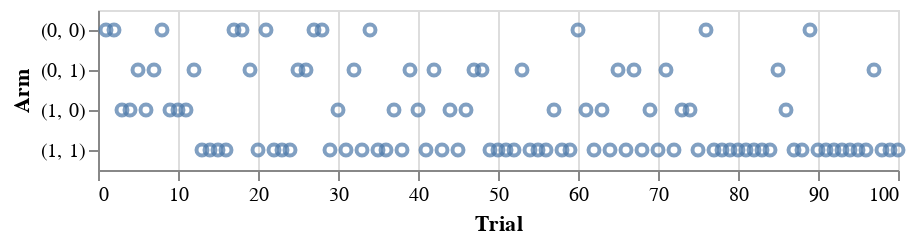

The code cell stored with this chart in its notebook:
### Code cell
import altair as alt
import pandas as pd

points = []
for i, arm in enumerate(arms, 1):
    if arm == (0, 0):
        points.append((i, "(0, 0)"))
    elif arm == (0, 1):
        points.append((i, "(0, 1)"))
    elif arm == (1, 0):
        points.append((i, "(1, 0)"))
    elif arm == (1, 1):
        points.append((i, "(1, 1)"))

df = pd.DataFrame(points, columns=('Trial', 'Arm'))
alt.Chart(df).mark_point().encode(
    x='Trial:Q',
    y='Arm:O'
)

### Figure 1 — Vega-Lite specification as saved in the notebook (floating-point values rounded to 4 significant figures)
{"config": {"view": {"continuousWidth": 400, "continuousHeight": 300}}, "data": {"name": "data-78fd4ac1ade3bbd236ba97abfd5ad3e0"}, "mark": "point", "encoding": {"x": {"field": "Trial", "type": "quantitative"}, "y": {"field": "Arm", "type": "ordinal"}}, "$schema": "https://vega.github.io/schema/vega-lite/v4.17.0.json", "datasets": {"data-78fd4ac1ade3bbd236ba97abfd5ad3e0": [{"Trial": 1, "Arm": "(0, 0)"}, {"Trial": 2, "Arm": "(0, 0)"}, {"Trial": 3, "Arm": "(1, 0)"}, {"Trial": 4, "Arm": "(1, 0)"}, {"Trial": 5, "Arm": "(0, 1)"}, {"Trial": 6, "Arm": "(1, 0)"}, {"Trial": 7, "Arm": "(0, 1)"}, {"Trial": 8, "Arm": "(0, 0)"}, {"Trial": 9, "Arm": "(1, 0)"}, {"Trial": 10, "Arm": "(1, 0)"}, {"Trial": 11, "Arm": "(1, 0)"}, {"Trial": 12, "Arm": "(0, 1)"}, {"Trial": 13, "Arm": "(1, 1)"}, {"Trial": 14, "Arm": "(1, 1)"}, {"Trial": 15, "Arm": "(1, 1)"}, {"Trial": 16, "Arm": "(1, 1)"}, {"Trial": 17, "Arm": "(0, 0)"}, {"Trial": 18, "Arm": "(0, 0)"}, {"Trial": 19, "Arm": "(0, 1)"}, {"Trial": 20, "Arm": "(1, 1)"}, {"Trial": 21, "Arm": "(0, 0)"}, {"Trial": 22, "Arm": "(1, 1)"}, {"Trial": 23, "Arm": "(1, 1)"}, {"Trial": 24, "Arm": "(1, 1)"}, {"Trial": 25, "Arm": "(0, 1)"}, {"Trial": 26, "Arm": "(0, 1)"}, {"Trial": 27, "Arm": "(0, 0)"}, {"Trial": 28, "Arm": "(0, 0)"}, {"Trial": 29, "Arm": "(1, 1)"}, {"Trial": 30, "Arm": "(1, 0)"}, {"Trial": 31, "Arm": "(1, 1)"}, {"Trial": 32, "Arm": "(0, 1)"}, {"Trial": 33, "Arm": "(1, 1)"}, {"Trial": 34, "Arm": "(0, 0)"}, {"Trial": 35, "Arm": "(1, 1)"}, {"Trial": 36, "Arm": "(1, 1)"}, {"Trial": 37, "Arm": "(1, 0)"}, {"Trial": 38, "Arm": "(1, 1)"}, {"Trial": 39, "Arm": "(0, 1)"}, {"Trial": 40, "Arm": "(1, 0)"}, {"Trial": 41, "Arm": "(1, 1)"}, {"Trial": 42, "Arm": "(0, 1)"}, {"Trial": 43, "Arm": "(1, 1)"}, {"Trial": 44, "Arm": "(1, 0)"}, {"Trial": 45, "Arm": "(1, 1)"}, {"Trial": 46, "Arm": "(1, 0)"}, {"Trial": 47, "Arm": "(0, 1)"}, {"Trial": 48, "Arm": "(0, 1)"}, {"Trial": 49, "Arm": "(1, 1)"}, {"Trial": 50, "Arm": "(1, 1)"}, {"Trial": 51, "Arm": "(1, 1)"}, {"Trial": 52, "Arm": "(1, 1)"}, {"Trial": 53, "Arm": "(0, 1)"}, {"Trial": 54, "Arm": "(1, 1)"}, {"Trial": 55, "Arm": "(1, 1)"}, {"Trial": 56, "Arm": "(1, 1)"}, {"Trial": 57, "Arm": "(1, 0)"}, {"Trial": 58, "Arm": "(1, 1)"}, {"Trial": 59, "Arm": "(1, 1)"}, {"Trial": 60, "Arm": "(0, 0)"}, {"Trial": 61, "Arm": "(1, 0)"}, {"Trial": 62, "Arm": "(1, 1)"}, {"Trial": 63, "Arm": "(1, 0)"}, {"Trial": 64, "Arm": "(1, 1)"}, {"Trial": 65, "Arm": "(0, 1)"}, {"Trial": 66, "Arm": "(1, 1)"}, {"Trial": 67, "Arm": "(0, 1)"}, {"Trial": 68, "Arm": "(1, 1)"}, {"Trial": 69, "Arm": "(1, 0)"}, {"Trial": 70, "Arm": "(1, 1)"}, {"Trial": 71, "Arm": "(0, 1)"}, {"Trial": 72, "Arm": "(1, 1)"}, {"Trial": 73, "Arm": "(1, 0)"}, {"Trial": 74, "Arm": "(1, 0)"}, {"Trial": 75, "Arm": "(1, 1)"}, {"Trial": 76, "Arm": "(0, 0)"}, {"Trial": 77, "Arm": "(1, 1)"}, {"Trial": 78, "Arm": "(1, 1)"}, {"Trial": 79, "Arm": "(1, 1)"}, {"Trial": 80, "Arm": "(1, 1)"}, {"Trial": 81, "Arm": "(1, 1)"}, {"Trial": 82, "Arm": "(1, 1)"}, {"Trial": 83, "Arm": "(1, 1)"}, {"Trial": 84, "Arm": "(1, 1)"}, {"Trial": 85, "Arm": "(0, 1)"}, {"Trial": 86, "Arm": "(1, 0)"}, {"Trial": 87, "Arm": "(1, 1)"}, {"Trial": 88, "Arm": "(1, 1)"}, {"Trial": 89, "Arm": "(0, 0)"}, {"Trial": 90, "Arm": "(1, 1)"}, {"Trial": 91, "Arm": "(1, 1)"}, {"Trial": 92, "Arm": "(1, 1)"}, {"Trial": 93, "Arm": "(1, 1)"}, {"Trial": 94, "Arm": "(1, 1)"}, {"Trial": 95, "Arm": "(1, 1)"}, {"Trial": 96, "Arm": "(1, 1)"}, {"Trial": 97, "Arm": "(0, 1)"}, {"Trial": 98, "Arm": "(1, 1)"}, {"Trial": 99, "Arm": "(1, 1)"}, {"Trial": 100, "Arm": "(1, 1)"}]}}
